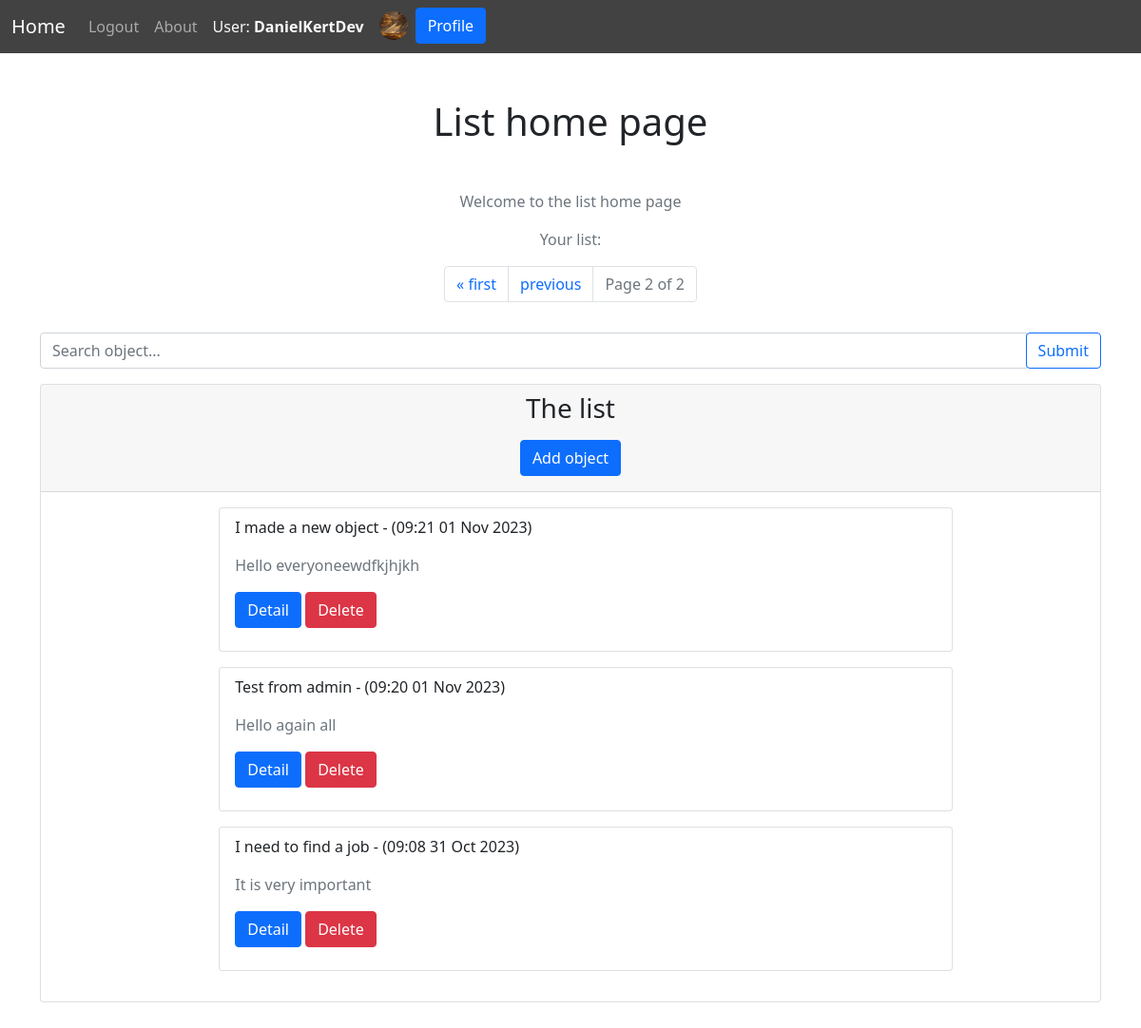
The page /?p=2 (signed in) on the database its author committed.
### user/models.py (models this page shows, shortened)
class UserProfile(models.Model):
    class Meta:
        app_label = 'auth'  # Specify the app_label to resolve the app_label error
    user = models.OneToOneField(User, on_delete=models.CASCADE) # Delete profile when user is deleted
    image = models.ImageField(default='default.jpg', upload_to='profile_pics')

### core/models.py (models this page shows, shortened)
class List(models.Model):
    title = models.CharField(max_length=200)
    description = models.CharField(max_length=200)
    date = models.DateTimeField(auto_now_add=True)
    user = models.ForeignKey(User, on_delete=models.CASCADE)

### core/views.py (the view)
# urls.py: path('', views.PostList.as_view(), name='index'),
@method_decorator(login_required, name='dispatch')
class PostList(LoginRequiredMixin, ListView):
    model = models.List
    template_name = 'core/index.html'
    context_object_name = 'list'
    paginate_by = 3  # Set the number of items per page
    page_kwarg = 'p'  # Use ?p= for pagination
    def get_queryset(self):
        queryset = models.List.objects.all()  # By default, show all items
        search_query = self.request.GET.get('search')
        if search_query:
            queryset = queryset.filter(
                Q(title__icontains=search_query) |
                Q(description__icontains=search_query) |
                Q(user__username__icontains=search_query)
            )
        queryset = queryset.order_by('-date')
        return queryset
    def get_context_data(self, **kwargs):
        context = super().get_context_data(**kwargs)
        page = self.request.GET.get(self.page_kwarg)
        paginator = Paginator(self.get_queryset(), self.paginate_by)
        try:
            items = paginator.page(page)
        except (PageNotAnInteger, EmptyPage):
            items = paginator.page(1)
        context['list'] = items
        context['form'] = forms.ListForm(user=self.request.user)
        return context

### core/forms.py
class ListForm(forms.ModelForm):
    description = forms.CharField(widget=forms.Textarea(attrs={"rows":"5"}))
    class Meta:
        model = List
        fields = ['title', 'description', 'user']
    def __init__(self, *args, **kwargs):
        user = kwargs.pop('user', None)
        super(ListForm, self).__init__(*args, **kwargs)
        self.fields['title'].label = 'Title'
        self.fields['description'].label = 'Description'
        self.fields['title'].widget.attrs.update({
            'class': 'form-control',
            'placeholder': 'Title',
        })
        self.fields['description'].widget.attrs.update({
            'class': 'form-control',
            'placeholder': 'Description',
        })
        if user and user.is_superuser:
            self.fields['user'].widget.attrs.update({
                'class': 'form-control',
                'placeholder': 'Username',
            })
        else:
            self.fields['user'].initial = user
            self.fields['user'].widget = forms.HiddenInput()

### core/templates/core/index.html (shortened to what this page needs)
{% extends 'base.html' %}
{% block content %}
{% include "nav.html" %}
<div class="container">
<h1 class="text-center my-5"> List home page </h1>
<div class="text-center text-muted">
    <p> Welcome to the list home page </p>
    <p> Your list: </p>
</div>
<div class="row">
{% if list %}
<div class="col-md-12">
    <div class="text-center mx-auto d-flex justify-content-center">
    <div class="pagination">
        <ul class="pagination">
            {% if list.has_previous %}
                <li class="page-item">
                    <a class="page-link" href="?p=1">&laquo; first</a>
                </li>
                <li class="page-item">
                    <a class="page-link" href="?p={{ list.previous_page_number }}">previous</a>
                </li>
            {% endif %}
            <li class="page-item disabled">
                <span class="page-link">Page {{ list.number }} of {{ list.paginator.num_pages }}</span>
            </li>
        </ul>
    </div>
    </div>
    <form method="get" class="form-inline my-2 my-3">
        <div class="input-group">
            <input type="text" class="form-control" name="search" placeholder="Search object..." aria-label="Search">
            <div class="input-group-append">
                {% if request.GET.search %}
                    <a href="{% url 'index' %}" class="btn btn-outline-danger">Clear Search</a>
                {% else %}
                    <button type="submit" class="btn btn-outline-primary">Submit</button>
                {% endif %}
            </div>
        </div>
    </form>
<div class=" card mx-auto mb-5">
    <div class="card-header">
        <h3 class="text-center"> The list </h3>
        <div class="text-center">
        <a href="{% url 'create' %}" class="btn btn-primary my-2">Add object</a>
        </div>
    </div>
    <div class="card-body mx-auto w-75">
        {% for item in list %}
        <ul>
            <li class="list-group-item rounded mx-auto">
                <p> {{ item.title }} - ({{ item.date | date:"h:i d M Y" }})
                    <p class="text-muted">{{ item.description }}</p>
                    <form method="post" action="{% url 'delete_list' item.id %}">
                        <a href="{% url 'detail' item.id %}" class="btn btn-primary">Detail</a>
                        <button type="submit" class="btn btn-danger">Delete</button>
                    </form>
                </p>
            </li>
        </ul>
        {% endfor %}
    </div>
</div>
{% endif %}
</div>
</div>
</div>
{% endblock content %}

### templates/nav.html (shortened to what this page needs)
<div class="navbar navbar-expand-sm navbar-dark bg-light">
    <div class="container-fluid">
        <a class="navbar-brand" href="{% url 'index' %}">Home</a>
          <div class="collapse navbar-collapse" id="navbarSupportedContent">
        <div class="navbar-nav ">
            {% if not user.is_authenticated %}
            <div class="nav-item ">
            <a class="nav-link" href="{% url 'signin' %}">Login</a>
            </div>
            <div class="nav-item">
            <a class="nav-link" href="{% url 'signup' %}">Signup</a>
            </div>
            {% elif user.is_authenticated %}
            <div class="nav-item">
            <a class="nav-link" href="{% url 'logout' %}">Logout</a>
            </div>
            {% endif %}
            <div class="nav-item">
            <a class="nav-link" href="{% url 'about' %}">About</a>
            </div>
            {% if user.is_authenticated %}
            <div class="nav-item ">
              <a class="nav-link text-light" style="align-items: center">User: <strong>{{ user.username }}</strong></a>
            </div>
            <div class="nav-item mx-2">
            <img src="{{ user.userprofile.image.url }}" alt="{{ user.username }}'s profile picture" width="30" height="30" class="object-fit-cover rounded-circle mt-1">
            </div>
            <div class="nav-item ">
            <a class=" btn btn-primary my-auto" href="{% url 'profile' %}">Profile</a>
            </div>
            {% endif %}
        </div>
      </div>
    </div>
</div>

### static/core/main.css (style rules this page uses)
.navbar { background-color: #424242 !important; }

### rows shown on the page
List: title "I made a new object", date "09:21 01 Nov 2023", description "Hello everyoneewdfkjhjkh"
List: title "Test from admin", date "09:20 01 Nov 2023", description "Hello again all"
List: title "I need to find a job", date "09:08 31 Oct 2023", description "It is very important"

### other values the page prints
{{ user.username }} "DanielKertDev"
{{ list.number }} "2"
{{ list.paginator.num_pages }} "2"
